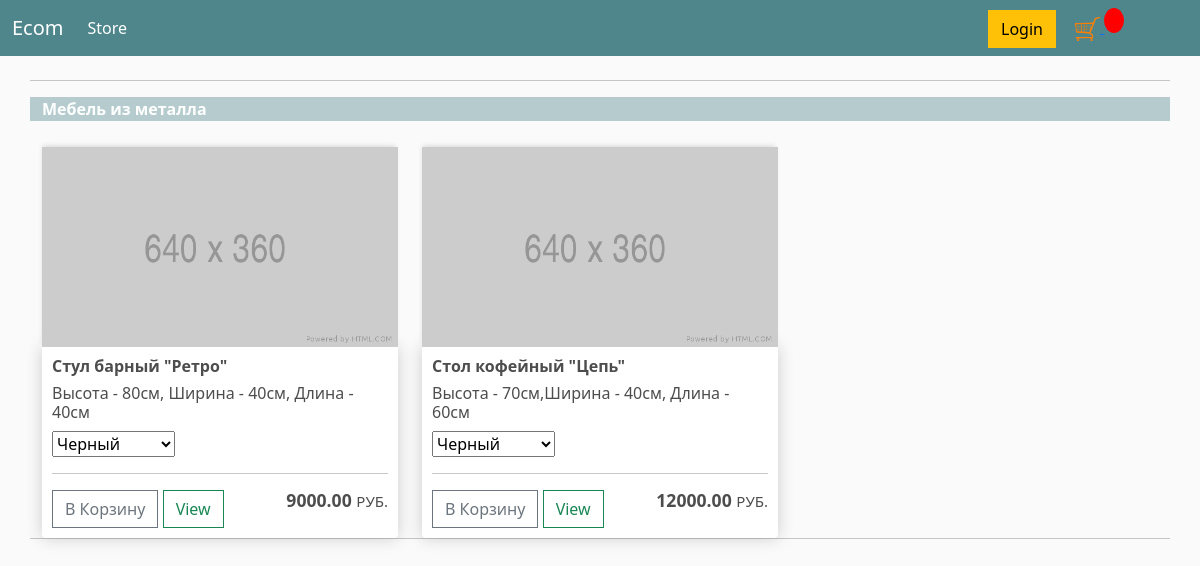
The app's page /category/2/, older data.
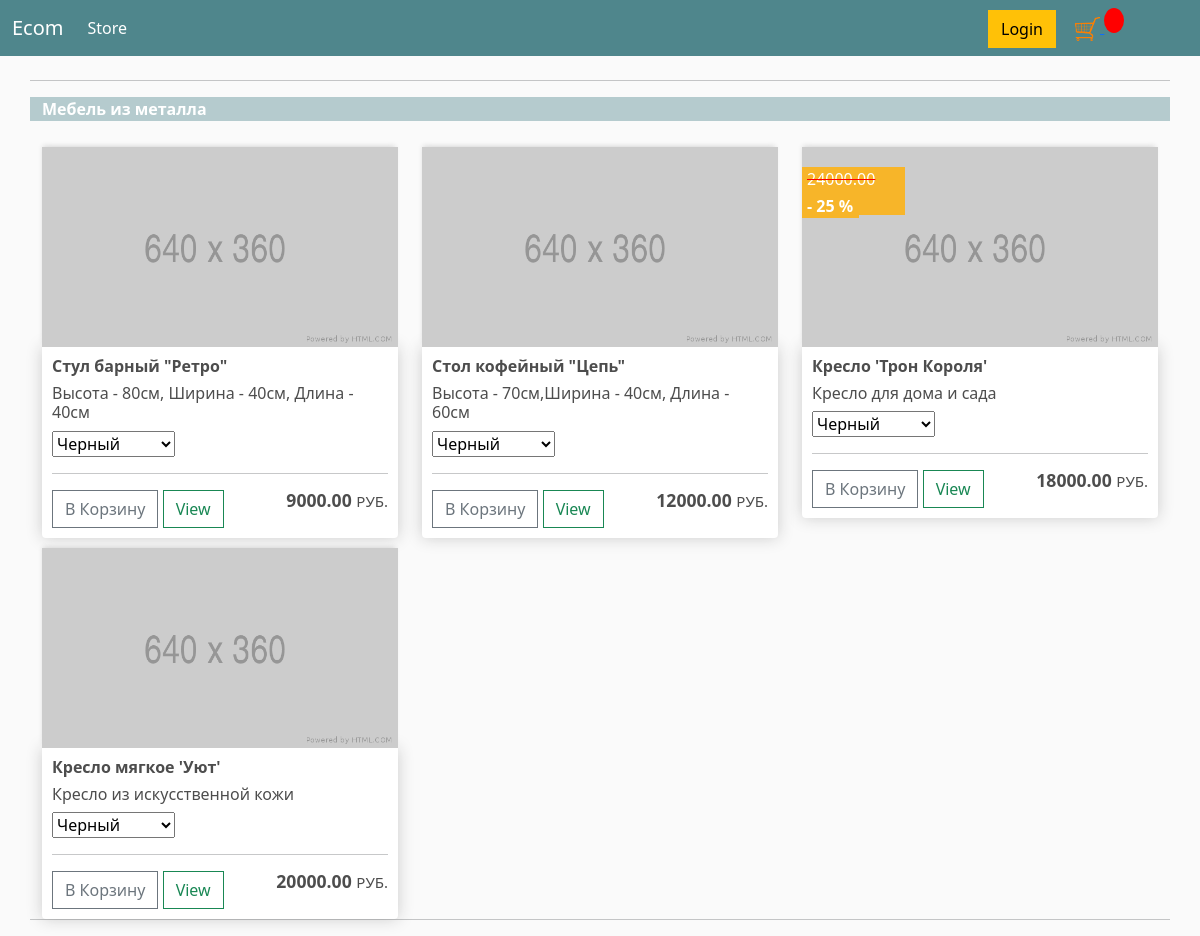
The same page, newer data.
### store/models.py (models this page shows, shortened)
class Product(models.Model):
    name = models.CharField(max_length=200)
    price = models.FloatField()
    description = models.CharField(max_length=200,null=True, blank=True)
    is_active = models.BooleanField(default=False)
    image = models.ImageField(null=True, blank=True)
    category = models.ForeignKey(Category, on_delete=models.PROTECT)
    digital = models.BooleanField(default=False,null=True,blank=False)
    discount = models.IntegerField(default=0,null=True,blank=False)
    price_without_discount = models.FloatField(null=True,blank=False)
    @property
    def imageURL(self):
        try:
            url = self.image.url
        except:
            url='../../img/placeholder.png'
        return url

class Category(models.Model):
    name = models.CharField(max_length=200, blank=True, null=True, default=None)
    def __str__(self):
        return self.name

### store/views.py (the view)
# urls.py: path('category/<int:pk>/', views.get_by_category, name="get_by_category")
def get_by_category(request,pk):
    products_by_category = Product.objects.filter(category=pk)
    return render(request, 'store/category.html',locals())

### store/templates/store/category.html
{% extends 'store/main.html' %}
{% load static %}
{% block content %}
<div class="row">
    <hr>
    <p class="category-title">{{ products_by_category.0.category  }}</p>
    {% for p in products_by_category %}
        {% include "./product-item-category.html" %}
    {% endfor %}
    <hr>
</div>
{% endblock content %}

### store/templates/store/main.html (shortened to what this page needs)
<!DOCTYPE html>
{% load static %}
<html lang="en">
<head>
    <link href="https://cdn.jsdelivr.net/npm/bootstrap@5.3.2/dist/css/bootstrap.min.css" rel="stylesheet"
>
    <link rel="stylesheet" type="text/css" href="{% static 'css/main.css' %}">
</head>
<body>
<nav class="navbar navbar-expand-lg  navbar-dark bg-dark sticky-top">
    <div class="container-fluid">
        <a class="navbar-brand" href="{% url 'store' %}">Ecom</a>
        <div class="collapse navbar-collapse" id="navbarSupportedContent">
            <ul class="navbar-nav me-auto mb-2 mb-lg-0">
                <li class="nav-item">
                    <a class="nav-link active" aria-current="page" href="{% url 'store' %}">Store</a>
                </li>
            </ul>
            <div class="my-2 my-lg-0 block-cart">
                <a href="#" class="btn btn-warning">Login</a>
                <a href="{% url 'cart' %}">
                    <img id="cart-icon" src="{% static 'img/cart.png' %}">
                </a>
                <div id="cart-total">{{ cartItems }}</div>
            </div>
        </div>
    </div>
</nav>
<div class="container">
    <br>
    {% block content %}
    {% endblock content %}
</div>
</body>
</html>

### store/templates/store/product-item-category.html (shortened to what this page needs)
{% load static %}
<div class="col-lg-4 product-cart">
    <img class="thumbnail product-image" src="{{ p.imageURL}}">
    {% if p.discount %}
    <div class="discount-price-container">
            {{ p.price_without_discount|floatformat:2 }} руб.
    </div>
    <div class="discount-container">
        <span>- {{p.discount}} %</span>
    </div>
    {% endif %}
    <div class="box-element product">
        <h6><strong>{{ p.name }}</strong></h6>
        <h6>{{ p.description }}</h6>
        {% if p.category.id == 1 %}
        <p><select id="color_{{ p.id }}" name="color">
            <option value="Любой">Любой</option>
            <option value="Венге">Венге</option>
            <option value="Индийское золото">Индийское золото</option>
            <option value="Белый">Белый</option>
            <option value="Бронза">Бронза</option>
        </select></p>
        {% else %}
        <p><select id="color_{{ p.id }}" name="color">
            <option value="Черный">Черный</option>
        </select></p>
        {% endif %}
        <hr>
        <button data-product="{{ p.id }}" data-action='add' class="btn btn-outline-secondary add-btn update-cart">В
            Корзину
        </button>
        <a class="btn btn-outline-success" href="#">View</a>
        <h4 style="display: inline-block; float: right"><strong>{{ p.price|floatformat:2 }} </strong><span class="carrency">РУБ.</span></h4>
    </div>
</div>

### static/css/main.css (style rules this page uses)
body { background-color: hsl(0, 0%, 98%); }
h1,h2,h3,h4,h5,h6 { color:hsl(0, 0%, 30%); }
.box-element { box-shadow:hsl(0, 0%, 80%) 0 0 16px; background-color: #fff; border-radius: 4px; padding: 10px; }
.thumbnail { width: 100%; height: 200px; -webkit-box-shadow: -1px -3px 5px -2px rgba(214,214,214,1); -moz-box-shadow: -1px -3px 5px -2px rgba(214,214,214,1); box-shadow: -1px -3px 5px -2px rgba(214,214,214,1); }
.product { border-radius: 0 0 4px 4px; }
.bg-dark { background-color: #4f868c!important; }
#cart-icon { width:25px; display: inline-block; margin-left: 15px; }
#cart-total { display: inline-block; text-align: center; color:#fff; background-color: red; width: 20px; height: 25px; border-radius: 50%; font-size: 14px; }
.col-lg-4, .col-lg-6, .col-lg-8, .col-lg-12 { margin-top: 10px; }
.btn { border-radius: 0; }
.block-cart { width:200px; }
.category-title { background:rgba(79,134,140,0.4); font-weight: 700; color:#FFFFFF; }
@media (min-width: 1186px) { .product { height:auto; } }
@media (min-width: 1186px) { h4 { font-size: 1.1em; } }
@media (min-width: 1186px) { .carrency { font-size: 15px; } }
.discount-container { position:absolute; top:12%; background:#F7B529; width:15%; color:white; font-weight:700; padding-left:5px }
.discount-price-container { position:absolute; top:5%; background:#F7B529; width:27%; color:white; font-weight:300; padding-left:5px; text-decoration: line-through red; }
.product-cart { position:relative; }

Row changes from the older to the newer data that the page shows:
added Product: price_without_discount "24000.00", discount "25", name "Кресло 'Трон Короля'", description "Кресло для дома и сада", color "Черный", price "18000.00"
added Product: name "Кресло мягкое 'Уют'", description "Кресло из искусственной кожи", color "Черный", price "20000.00"
